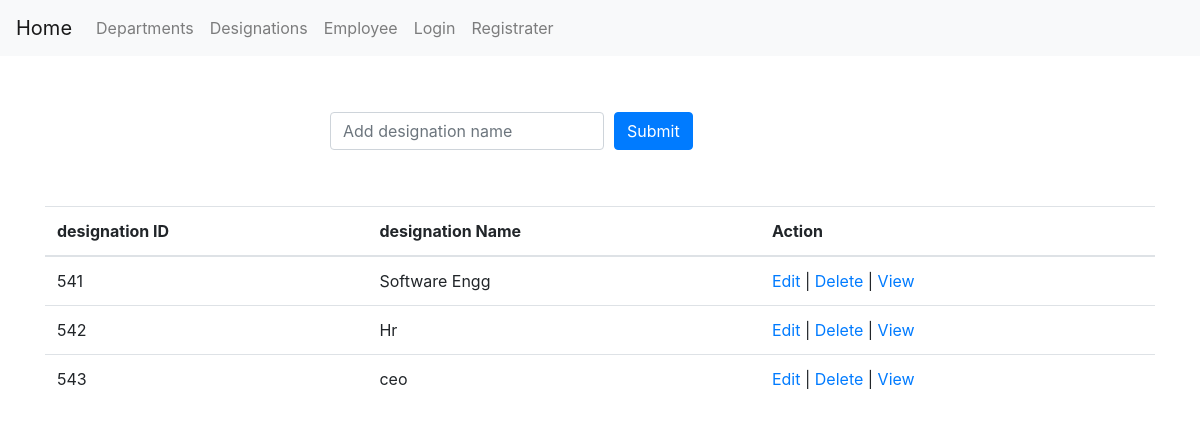
The page /designations.php on the database its author committed.
### tables this page shows
CREATE TABLE `designations` (
  `designation_id` int(11) NOT NULL,
  `designation_name` varchar(255) NOT NULL
);

### designations.php (the view, shortened to what this page needs)
<?php
	include 'header.php';
	$sql = " SELECT * FROM designations ";
	if (mysqli_query( $conn, $sql )) {
		$results = mysqli_query( $conn, $sql );
	}else {
		echo ' Query Problem !';
	}
?>
<br> <br>
<div class="container">
	<div class="row">
		<div class="col-md-6 offset-md-3">
			<form action="<?=$_SERVER['PHP_SELF'];?>" method="post">
			  <div class="form-row align-items-center">
			    <div class="col-auto">
			    	<h3><?php echo $message; ?><h3>
			      <div class=>
			        <input type="text" class="form-control" placeholder="Add designation name" name="designation_name">
			      </div>
			    </div>
			    <div class="col-auto">
			      <button type="submit" class="btn btn-primary" name="save">Submit</button>
			    </div>
			  </div>
			</form>
		</div>
	</div>
</div>
<br> <br>
<div class="container">
	<div class="row">
		<div class="col-md-12">
			<table class="table table-inverse">
			  <thead>
			    <tr>
			      <th>designation ID</th>
			      <th>designation Name</th>
			      <th>Action</th>
			    </tr>
			  </thead>
			  <tbody>
				<?php
					foreach  ($results as $result ) { ?>
						<tr>
						<td><?php echo $result['designation_id']; ?></td>
					  	<td><?php echo $result['designation_name']; ?></td>
					  	<td>
					  		<a href="dg_edit.php?id=<?php echo $result['designation_id']; ?>">Edit</a> |
					  		<a href="dg_delete.php?id=<?php echo $result['designation_id']; ?>">Delete</a> |
					  		<a href="">View</a>
					  	</td>
					</tr>
				<?php	} ?>
			  </tbody>
			</table>
		</div>
	</div>
</div>
<?php include 'footer.php' ?>

### rows shown on the page
designations: designation_id "541", designation_name "Software Engg"
designations: designation_id "542", designation_name "Hr"
designations: designation_id "543", designation_name "ceo"
